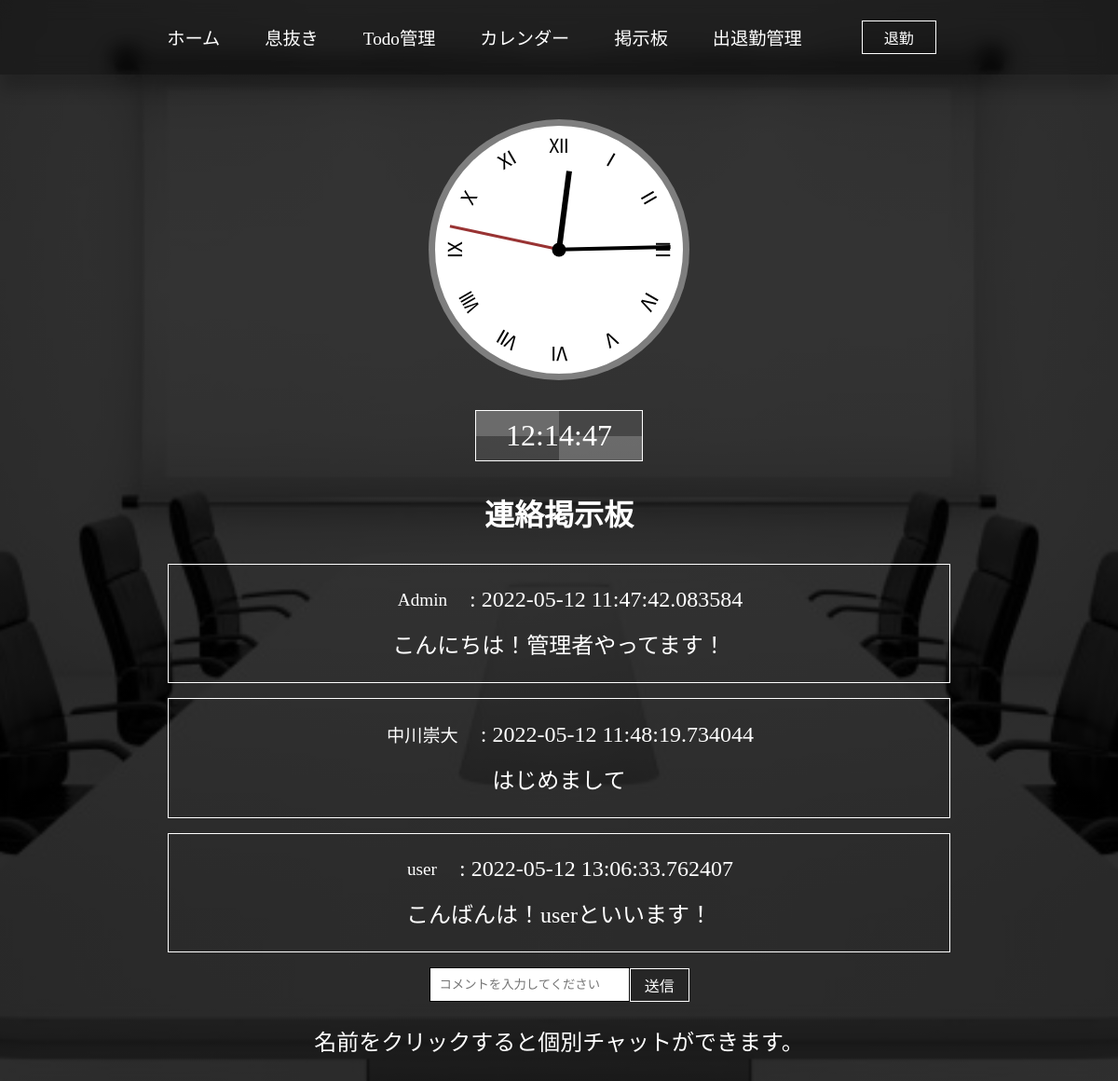
The page /board/中川崇大 on the database its author committed.
### hello.py (models this page shows, shortened)
class Board(db.Model):
    __tablename__ = 'board'
    id = db.Column(db.Integer, primary_key=True)
    user = db.Column(db.String(20), nullable=False)
    memo = db.Column(db.String(200), nullable=False)
    date_created = db.Column(db.DateTime, default=datetime.utcnow)

### hello.py (the view)
@app.route('/board/<user>', methods=['GET', 'POST'])
def board(user):
    message = Board.query.all()
    return render_template('board.html', message=message, username=user)

### templates/board.html
<header>
  <a href="/home/{{ username }}">ホーム</a>
  <a href="/game/{{ username }}">息抜き</a>
  <a href="/memo/{{ username }}">Todo管理</a>
  <a href="/history/{{ username }}">カレンダー</a>
  <a href="/board/{{ username }}">掲示板</a>
  <a href="/edit/{{ username }}">出退勤管理</a>
  <a href=""
    ><form action="/finish/{{ username }}" method="POST">
      <input type="submit" value="退勤" class="btn" />
    </form>
  </a>
</header>
{% extends "base.html" %} {% block content %}
<h1>連絡掲示板</h1>
{% if message|length < 1 %}
<h2 style="text-align: center">連絡はありません</h2>
{% else %} {% for msg in message %}
<div class="message" style="border: 1px solid white">
  <div class="message-content" style="padding: 1rem">
    <p>
      <a href="/chat/{{ username }}/{{ msg.user }}">{{ msg.user }}</a> : {{
      msg.date_created }}
    </p>
    <p>{{ msg.memo }}</p>
  </div>
</div>
{% endfor %} {% endif %}
<form action="/write/{{ username }}" method="POST">
  <input
    type="text"
    name="write"
    class="form-text"
    placeholder="コメントを入力してください"
  />
  <input type="submit" value="送信" class="btn" />
</form>
<p>名前をクリックすると個別チャットができます。</p>
{% endblock %}

### static/style.css (style rules this page uses)
* { margin: 0; padding: 0; box-sizing: border-box; text-decoration: none; }
html { color: rgb(255, 255, 255); justify-content: center; align-items: center; min-height: 50vh; background: rgba(245, 245, 245); max-width: 100%; width: auto; background: -webkit-gradient( linear, left top, left bottom, from(rgba(0, 0, 0, 0.5)), to(rgba(0, 0, 0, 0.5)) ), url(../static/background.jpg) no-repeat; background: linear-gradient(hsla(0, 0%, 0%, 0.8), rgba(0, 0, 0, 0.8)), url(../static/background.jpg) no-repeat; background-size: cover; background-position: center; background-attachment: fixed; overflow-x: hidden; margin-bottom: 3rem; }
body { display: grid; justify-items: center; }
header { top: 0; left: 0; right: 0; max-width: 100%; width: 100%; max-height: 10vh; display: flex; align-items: center; justify-content: center; background: rgba(0, 0, 0, 0.35); backdrop-filter: blur(10px); padding: 1rem; box-shadow: 0 1rem 1rem rgba(0, 0, 0, 0.2); }
header a { display: inline-block; color: white; font-size: 1.2rem; margin-right: 1.5rem; margin-left: 1.5rem; }
h1 { color: white; display: flex; justify-content: center; align-items: center; padding: 1rem; }
p { color: white; display: flex; justify-content: center; align-items: center; font-size: 1.5rem; padding: 0.5rem; }
a { display: inline-block; color: white; font-size: 1.2rem; margin-right: 1.5rem; margin-left: 1.5rem; }
form { color: white; display: flex; justify-content: center; align-items: center; padding: 1rem; font-size: 1.5rem; }
.btn { padding: 5px; width: 80px; background-color: rgba(0, 0, 0, 0.1); color: #ffffff; margin: 0 auto; font-size: 16px; border-radius: 0%; border: 1px solid white; }
.form-text { width: 100%; padding: 10px; border: 1px solid black; }
.message { margin-top: 1rem; max-width: 100%; width: 70%; }

### rows shown on the page
Board: user "Admin", date_created "2022-05-12 11:47:42.083584", memo "こんにちは！管理者やってます！"
Board: user "中川崇大", date_created "2022-05-12 11:48:19.734044", memo "はじめまして"
Board: user "user", date_created "2022-05-12 13:06:33.762407", memo "こんばんは！userといいます！"
